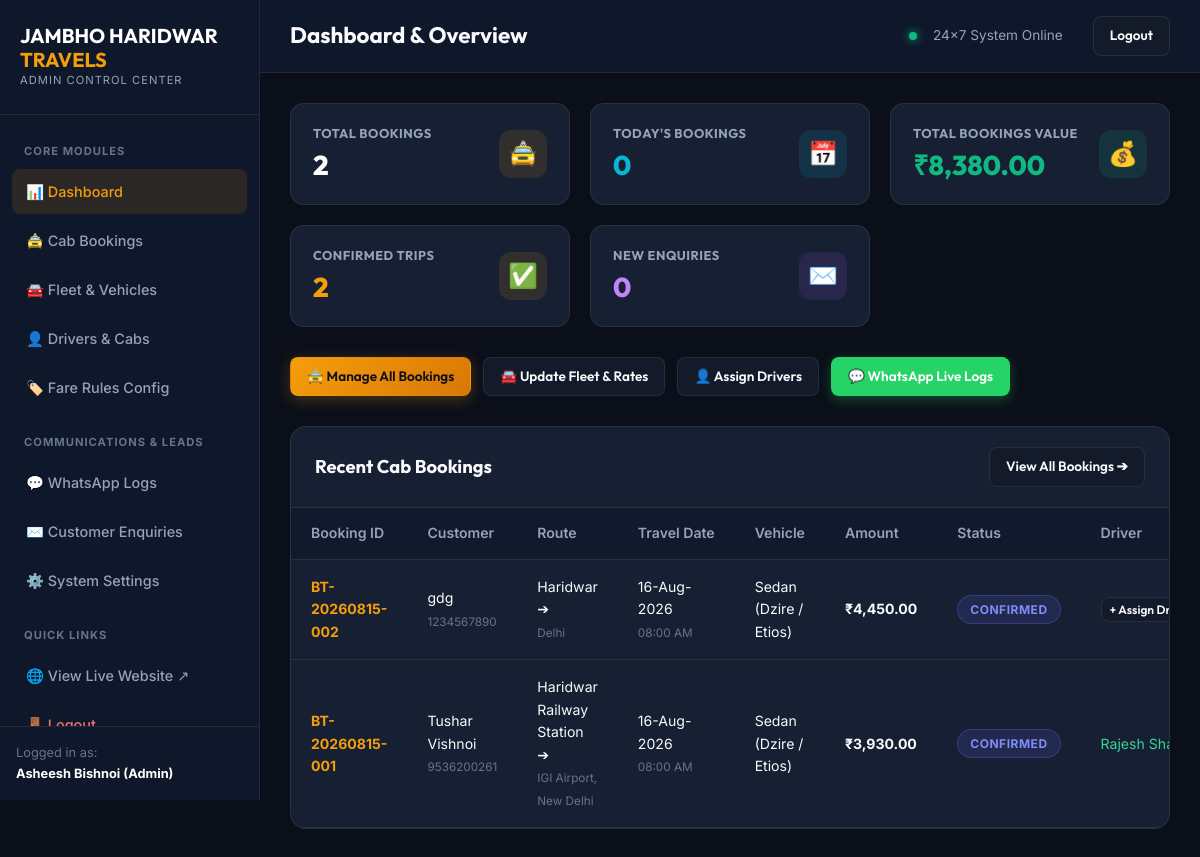
/admin/index.php (signed in), run on an earlier commit of the app's database.
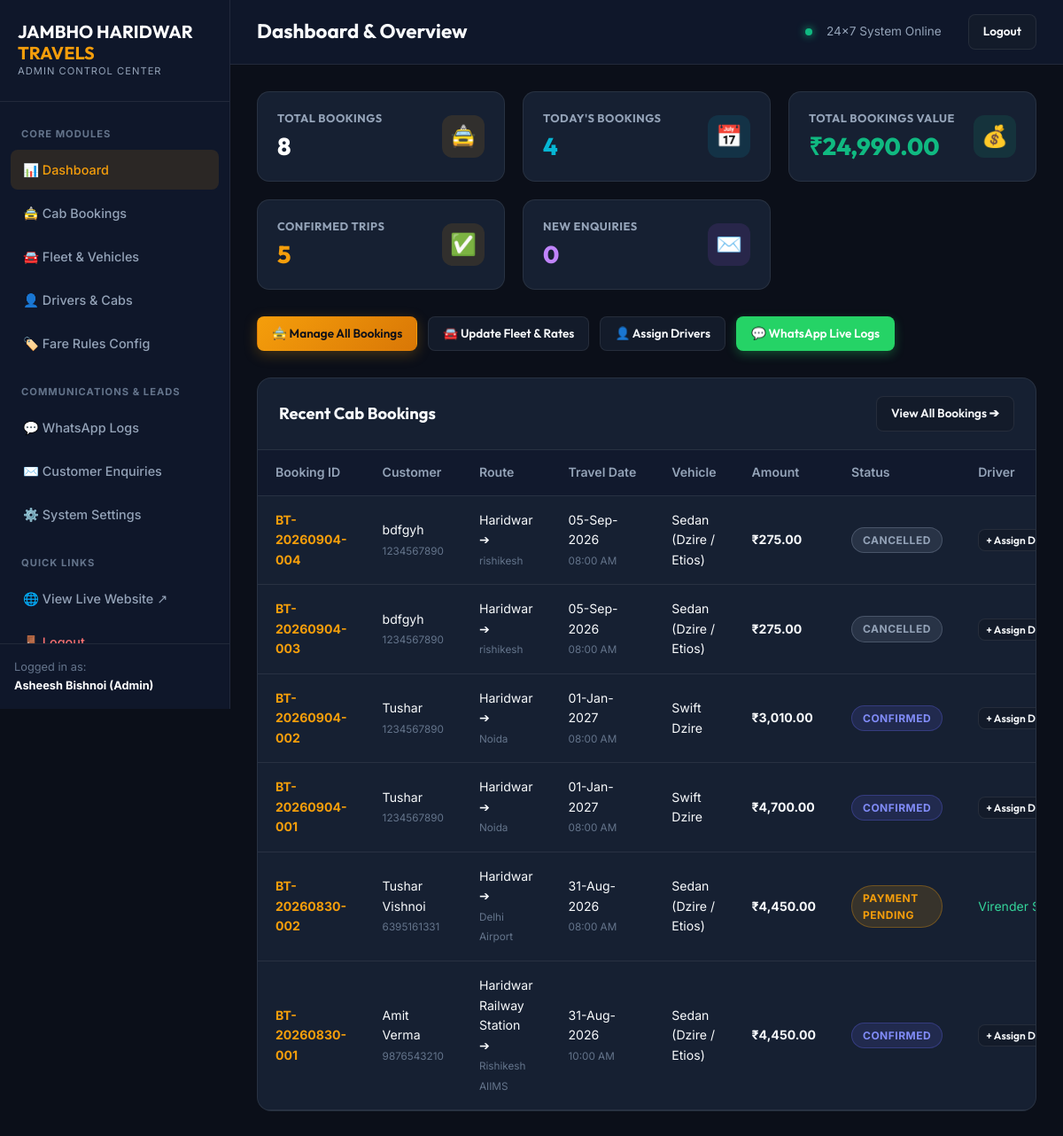
And on a later commit of the database.
### tables this page shows
CREATE TABLE bookings (
            id INTEGER PRIMARY KEY AUTOINCREMENT,
            booking_id TEXT UNIQUE NOT NULL, -- e.g. BT-20260815-001
            customer_id INTEGER,
            customer_name TEXT NOT NULL,
            customer_mobile TEXT NOT NULL,
            customer_email TEXT,
            trip_type TEXT NOT NULL, -- One Way, Round Trip, Local, Airport Transfer
            pickup_location TEXT NOT NULL,
            drop_location TEXT NOT NULL,
            journey_date DATE NOT NULL,
            pickup_time TEXT NOT NULL,
            return_date DATE,
            return_time TEXT,
            vehicle_id INTEGER,
            vehicle_name TEXT,
            passengers INTEGER DEFAULT 1,
            flight_train_no TEXT,
            special_requirements TEXT,
            estimated_distance REAL DEFAULT 0,
            base_fare REAL DEFAULT 0,
            distance_charge REAL DEFAULT 0,
            driver_allowance REAL DEFAULT 0,
            night_charge REAL DEFAULT 0,
            toll_tax_charge REAL DEFAULT 0,
            total_amount REAL NOT NULL,
            advance_paid REAL DEFAULT 0,
            balance_amount REAL DEFAULT 0,
            booking_status TEXT DEFAULT 'New', -- New, Payment Pending, Payment Failed, Confirmed, Driver Assigned, Driver On The Way, Trip Started, Trip Completed, Cancelled, Refund Initiated, Refund Completed
            driver_id INTEGER,
            assigned_driver_name TEXT,
            assigned_driver_mobile TEXT,
            assigned_vehicle_no TEXT,
            cancellation_reason TEXT,
            refund_amount REAL DEFAULT 0,
            refund_status TEXT, -- Refund Pending, Refund Initiated, Refund Completed, Refund Failed
            created_at DATETIME DEFAULT CURRENT_TIMESTAMP,
            FOREIGN KEY (customer_id) REFERENCES customers(id),
            FOREIGN KEY (vehicle_id) REFERENCES vehicles(id),
            FOREIGN KEY (driver_id) REFERENCES drivers(id)
        );

### admin/index.php (the view, shortened to what the changed rows need)
<?php
require_once __DIR__ . '/header.php';
$db = Database::getConnection();
$totalBookings = (int)$db->query("SELECT COUNT(*) FROM bookings")->fetchColumn();
$todayBookings = (int)$db->query("SELECT COUNT(*) FROM bookings WHERE DATE(created_at) = CURRENT_DATE")->fetchColumn();
$confirmedBookings = (int)$db->query("SELECT COUNT(*) FROM bookings WHERE booking_status IN ('Confirmed', 'Driver Assigned', 'Driver On The Way', 'Trip Started', 'Trip Completed')")->fetchColumn();
$totalBookingsValue = (float)$db->query("SELECT SUM(total_amount) FROM bookings WHERE booking_status != 'Cancelled'")->fetchColumn();
$recentBookings = $db->query("SELECT * FROM bookings ORDER BY id DESC LIMIT 6")->fetchAll();
?>
<div class="stats-grid">
  <div class="stat-card">
    <div class="stat-info">
      <h5>Total Bookings</h5>
      <h3><?php echo number_format($totalBookings); ?></h3>
    </div>
  </div>
  <div class="stat-card">
    <div class="stat-info">
      <h5>Today's Bookings</h5>
      <h3 style="color: var(--accent-cyan);"><?php echo number_format($todayBookings); ?></h3>
    </div>
  </div>
  <div class="stat-card">
    <div class="stat-info">
      <h5>Total Bookings Value</h5>
      <h3 style="color: var(--accent-emerald);">₹<?php echo number_format($totalBookingsValue, 2); ?></h3>
    </div>
  </div>
  <div class="stat-card">
    <div class="stat-info">
      <h5>Confirmed Trips</h5>
      <h3 style="color: var(--primary);"><?php echo number_format($confirmedBookings); ?></h3>
    </div>
  </div>
</div>
<div class="card-table">
  <div class="table-responsive">
    <table class="data-table">
      <thead>
        <tr>
          <th>Booking ID</th>
          <th>Customer</th>
          <th>Route</th>
          <th>Travel Date</th>
          <th>Vehicle</th>
          <th>Amount</th>
          <th>Status</th>
          <th>Driver</th>
        </tr>
      </thead>
      <tbody>
        <?php if (empty($recentBookings)): ?>
          <tr>
            <td colspan="9" style="text-align: center; color: var(--text-dim); padding: 30px;">No bookings found.</td>
          </tr>
        <?php else: ?>
          <?php foreach ($recentBookings as $b): ?>
            <tr>
              <td>
                <strong style="color: var(--primary);"><?php echo htmlspecialchars($b['booking_id']); ?></strong>
              </td>
              <td>
                <div><?php echo htmlspecialchars($b['customer_name']); ?></div>
                <small style="color: var(--text-dim);"><?php echo htmlspecialchars($b['customer_mobile']); ?></small>
              </td>
              <td>
                <div><?php echo htmlspecialchars($b['pickup_location']); ?> ➔</div>
                <small style="color: var(--text-dim);"><?php echo htmlspecialchars($b['drop_location']); ?></small>
              </td>
              <td>
                <div><?php echo date('d-M-Y', strtotime($b['journey_date'])); ?></div>
                <small style="color: var(--text-dim);"><?php echo htmlspecialchars($b['pickup_time']); ?></small>
              </td>
              <td><?php echo htmlspecialchars($b['vehicle_name']); ?></td>
              <td>
                <strong>₹<?php echo number_format($b['total_amount'], 2); ?></strong>
              </td>
              <td>
                <?php echo getStatusBadge($b['booking_status']); ?>
              </td>
              <td>
                <?php if (!empty($b['assigned_driver_name'])): ?>
                  <span style="color: #34d399;"><?php echo htmlspecialchars($b['assigned_driver_name']); ?></span>
                <?php else: ?>
                  <button type="button" onclick="openAssignModal('<?php echo $b['booking_id']; ?>', '<?php echo $b['driver_id']; ?>')" class="btn btn-secondary btn-sm" style="padding: 4px 8px; font-size: 0.75rem;">
                    + Assign Driver
                  </button>
                <?php endif; ?>
              </td>
            </tr>
          <?php endforeach; ?>
        <?php endif; ?>
      </tbody>
    </table>
  </div>
</div>
<?php require_once __DIR__ . '/footer.php'; ?>

### includes/functions.php (shortened to what the changed rows need)
<?php
function getStatusBadge(string $status): string {
    $classMap = [
        'New' => 'badge-info',
        'Payment Pending' => 'badge-warning',
        'Payment Failed' => 'badge-danger',
        'Paid' => 'badge-success',
        'Confirmed' => 'badge-primary',
        'Driver Assigned' => 'badge-purple',
        'Driver On The Way' => 'badge-cyan',
        'Trip Started' => 'badge-accent',
        'Trip Completed' => 'badge-success',
        'Cancelled' => 'badge-muted',
        'Refund Initiated' => 'badge-warning',
        'Refund Completed' => 'badge-teal',
        'Available' => 'badge-success',
        'On Trip' => 'badge-warning',
        'Off Duty' => 'badge-muted'
    ];
    $cls = $classMap[$status] ?? 'badge-secondary';
    return '<span class="status-badge ' . $cls . '">' . htmlspecialchars($status) . '</span>';
}

What changed in the data, as far as the page shows it:
no longer on this page (row edited): bookings: booking "BT-20260815-002", customer_name "gdg", customer_mobile "1234567890", pickup_location "Haridwar", drop_location "Delhi", journey_date "16-Aug-2026", pickup_time "08:00 AM", vehicle_name "Sedan (Dzire / Etios)", total_amount "4,450.00", booking_status "CONFIRMED"
no longer on this page (row unchanged): bookings: booking "BT-20260815-001", customer_name "Tushar Vishnoi", customer_mobile "9536200261", pickup_location "Haridwar Railway Station", drop_location "IGI Airport, New Delhi", journey_date "16-Aug-2026", pickup_time "08:00 AM", vehicle_name "Sedan (Dzire / Etios)", total_amount "3,930.00", booking_status "CONFIRMED", assigned_driver_name "Rajesh…"
added bookings: booking "BT-20260904-004", customer_name "bdfgyh", customer_mobile "1234567890", pickup_location "Haridwar", drop_location "rishikesh", journey_date "05-Sep-2026", pickup_time "08:00 AM", vehicle_name "Sedan (Dzire / Etios)", total_amount "275.00", booking_status "CANCELLED"
added bookings: booking "BT-20260904-003", customer_name "bdfgyh", customer_mobile "1234567890", pickup_location "Haridwar", drop_location "rishikesh", journey_date "05-Sep-2026", pickup_time "08:00 AM", vehicle_name "Sedan (Dzire / Etios)", total_amount "275.00", booking_status "CANCELLED"
added bookings: booking "BT-20260904-002", customer_name "Tushar", customer_mobile "1234567890", pickup_location "Haridwar", drop_location "Noida", journey_date "01-Jan-2027", pickup_time "08:00 AM", vehicle_name "Swift Dzire", total_amount "3,010.00", booking_status "CONFIRMED"
added bookings: booking "BT-20260904-001", customer_name "Tushar", customer_mobile "1234567890", pickup_location "Haridwar", drop_location "Noida", journey_date "01-Jan-2027", pickup_time "08:00 AM", vehicle_name "Swift Dzire", total_amount "4,700.00", booking_status "CONFIRMED"
added bookings: booking "BT-20260830-002", customer_name "Tushar Vishnoi", customer_mobile "6395161331", pickup_location "Haridwar", drop_location "Delhi Airport", journey_date "31-Aug-2026", pickup_time "08:00 AM", vehicle_name "Sedan (Dzire / Etios)", total_amount "4,450.00", booking_status "PAYMENT PENDING", assigned_driver_name "Virender…"
added bookings: booking "BT-20260830-001", customer_name "Amit Verma", customer_mobile "9876543210", pickup_location "Haridwar Railway Station", drop_location "Rishikesh AIIMS", journey_date "31-Aug-2026", pickup_time "10:00 AM", vehicle_name "Sedan (Dzire / Etios)", total_amount "4,450.00", booking_status "CONFIRMED"
Also different on the page:
$totalBookings: "2" → "8"
$todayBookings: "0" → "4"
$totalBookingsValue: "8,380.00" → "24,990.00"
$confirmedBookings: "2" → "5"
